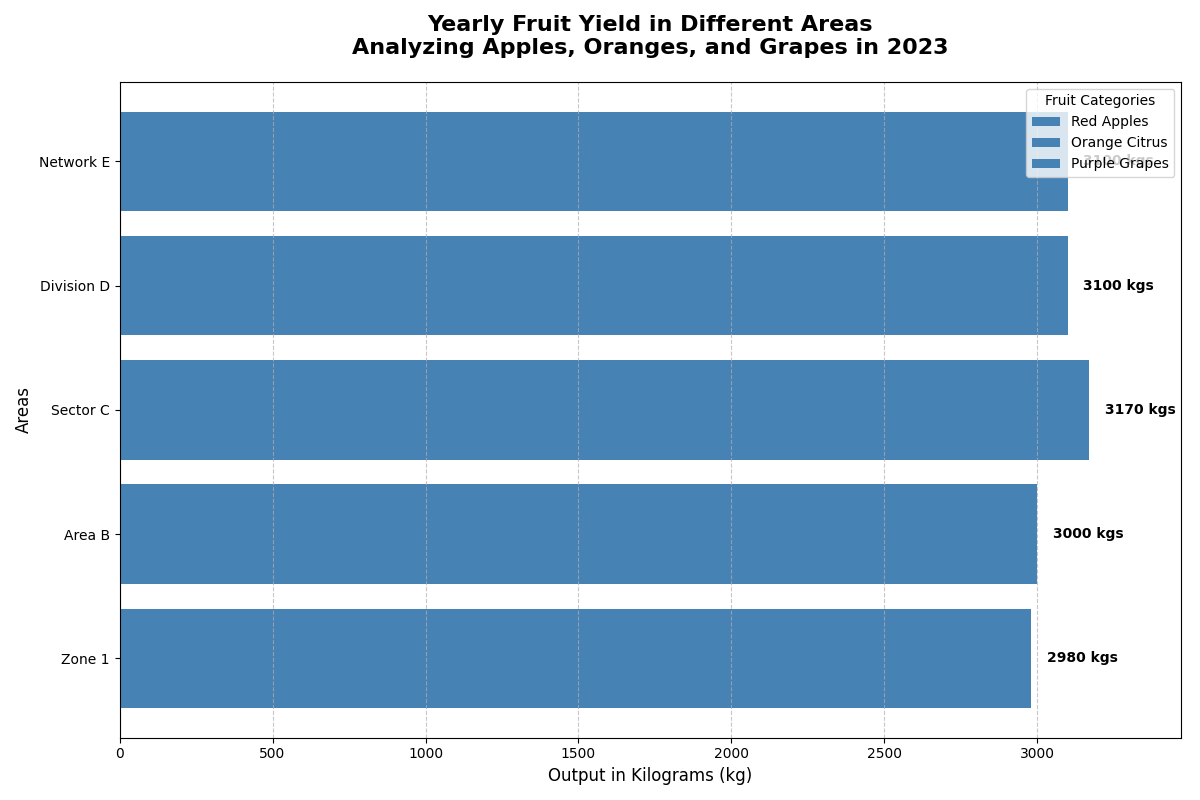

The script that drew this image:
import matplotlib.pyplot as plt
import numpy as np

regions = ['Zone 1', 'Area B', 'Sector C', 'Division D', 'Network E']
apples = [1200, 850, 1250, 950, 1100]
oranges = [900, 1200, 820, 950, 1020]
grapes = [880, 950, 1100, 1200, 980]

total_production = np.array(apples) + np.array(oranges) + np.array(grapes)

fig, ax = plt.subplots(figsize=(12, 8))

# Applying a single color consistently across all data groups
consistent_color = '#4682B4'
ax.barh(regions, apples, label='Red Apples', color=consistent_color)
ax.barh(regions, oranges, left=apples, label='Orange Citrus', color=consistent_color)
ax.barh(regions, grapes, left=np.array(apples) + np.array(oranges), label='Purple Grapes', color=consistent_color)

ax.set_title("Yearly Fruit Yield in Different Areas\nAnalyzing Apples, Oranges, and Grapes in 2023", fontsize=16, fontweight='bold', pad=20)
ax.set_xlabel("Output in Kilograms (kg)", fontsize=12)
ax.set_ylabel("Areas", fontsize=12)
ax.set_xlim(0, max(total_production) + 300)

ax.legend(title="Fruit Categories", loc='upper right')
ax.grid(axis='x', linestyle='--', alpha=0.7)

for idx, (region, total) in enumerate(zip(regions, total_production)):
    ax.text(total + 50, idx, f"{total} kgs", va='center', ha='left', fontsize=10, fontweight='bold')

plt.tight_layout()
plt.show()
